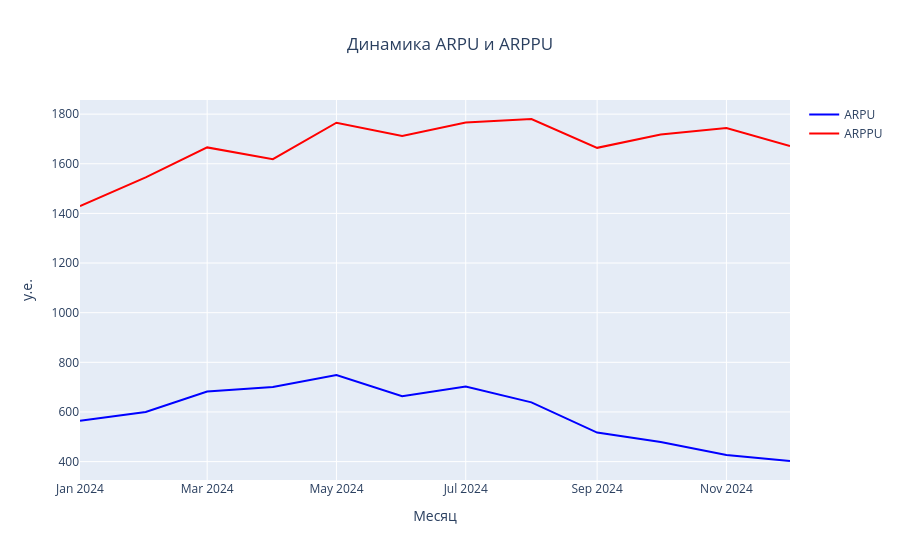

Notebook source saved alongside this figure:
### Markdown cell above
#### ARPU, ARPPU и AOV
- **ARPU** — выручка на одного активного пользователя;
- **ARPPU** — выручка на одного платящего;
- **AOV** — средний чек (полная стоимость заказа).

Эти метрики помогут понять, падает выручка из-за того, что пользователи стали тратить меньше (AOV, ARPPU), или из-за того, что платящих стало меньше (ARPU).

### Code cell
# Визуализируем динамику ARPU и ARPPU по месяцам
fig = go.Figure()

# ARPU
fig.add_trace(go.Scatter(x=df_monetization['order_month'],
                         y=df_monetization['arpu'],
                         name='ARPU',
                         mode='lines',
                         line=dict(color='blue')))

# ARPPU
fig.add_trace(go.Scatter(x=df_monetization['order_month'],
                         y=df_monetization['arppu'],
                         name='ARPPU',
                         mode='lines',
                         line=dict(color='red')))


fig.update_layout(title='Динамика ARPU и ARPPU',
                  xaxis_title='Месяц',
                  yaxis_title='у.е.',
                  hovermode='x unified',
                  title_x=0.5)

fig.show()

### Figure 1 — Plotly figure (JSON) as saved in the notebook; plotly's stock layout.template omitted (floating-point values rounded to 4 significant figures)
{"data": [{"line": {"color": "blue"}, "mode": "lines", "name": "ARPU", "type": "scatter", "x": ["2024-01-01T00:00:00.000000", "2024-02-01T00:00:00.000000", "2024-03-01T00:00:00.000000", "2024-04-01T00:00:00.000000", "2024-05-01T00:00:00.000000", "2024-06-01T00:00:00.000000", "2024-07-01T00:00:00.000000", "2024-08-01T00:00:00.000000", "2024-09-01T00:00:00.000000", "2024-10-01T00:00:00.000000", "2024-11-01T00:00:00.000000", "2024-12-01T00:00:00.000000"], "y": [564.7, 599.7, 682.4, 700.5, 748.9, 663.5, 702.8, 638.6, 516.9, 479.2, 426.7, 402.4]}, {"line": {"color": "red"}, "mode": "lines", "name": "ARPPU", "type": "scatter", "x": ["2024-01-01T00:00:00.000000", "2024-02-01T00:00:00.000000", "2024-03-01T00:00:00.000000", "2024-04-01T00:00:00.000000", "2024-05-01T00:00:00.000000", "2024-06-01T00:00:00.000000", "2024-07-01T00:00:00.000000", "2024-08-01T00:00:00.000000", "2024-09-01T00:00:00.000000", "2024-10-01T00:00:00.000000", "2024-11-01T00:00:00.000000", "2024-12-01T00:00:00.000000"], "y": [1429.0, 1545.0, 1666.0, 1618.0, 1766.0, 1712.0, 1766.0, 1780.0, 1664.0, 1718.0, 1744.0, 1672.0]}], "layout": {"hovermode": "x unified", "title": {"text": "Динамика ARPU и ARPPU", "x": 0.5}, "xaxis": {"title": {"text": "Месяц"}}, "yaxis": {"title": {"text": "у.е."}}}}
